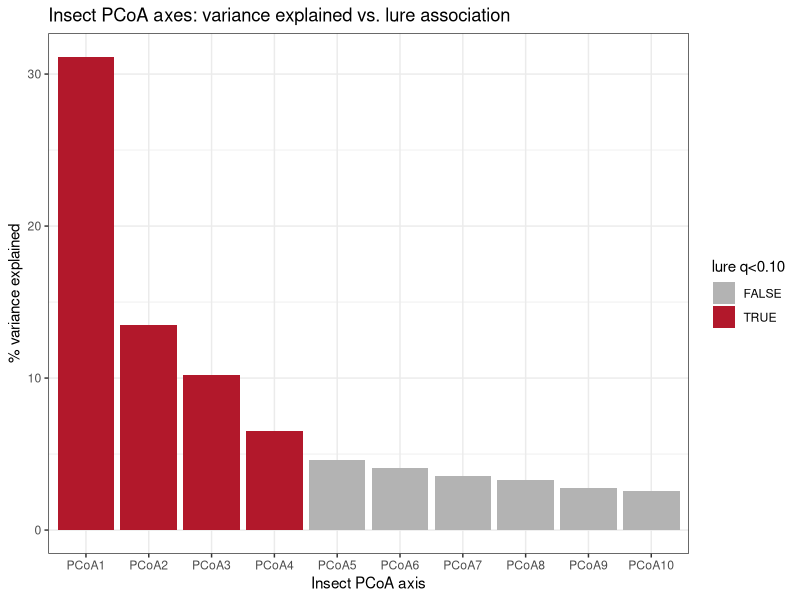
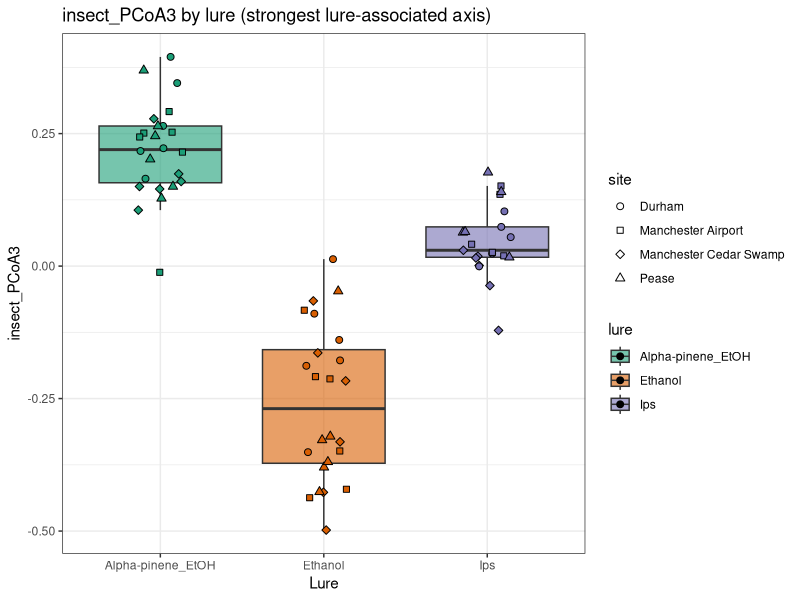
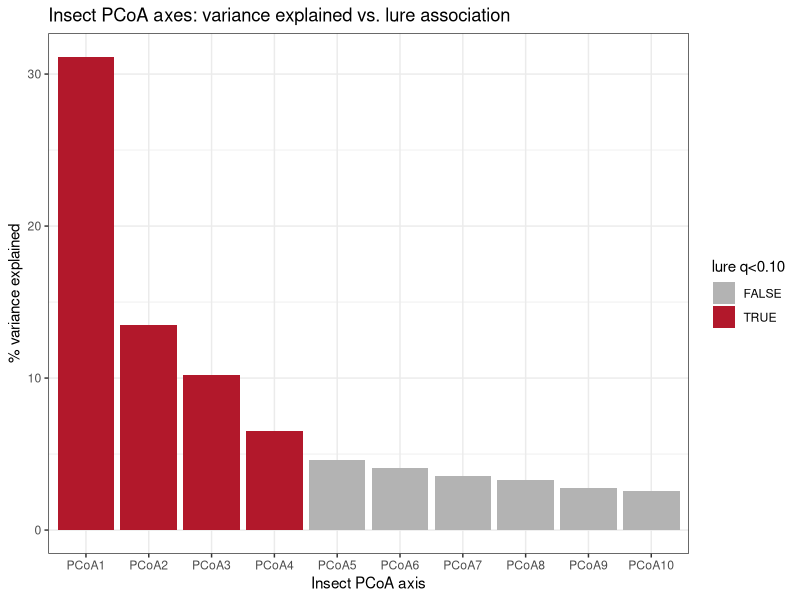
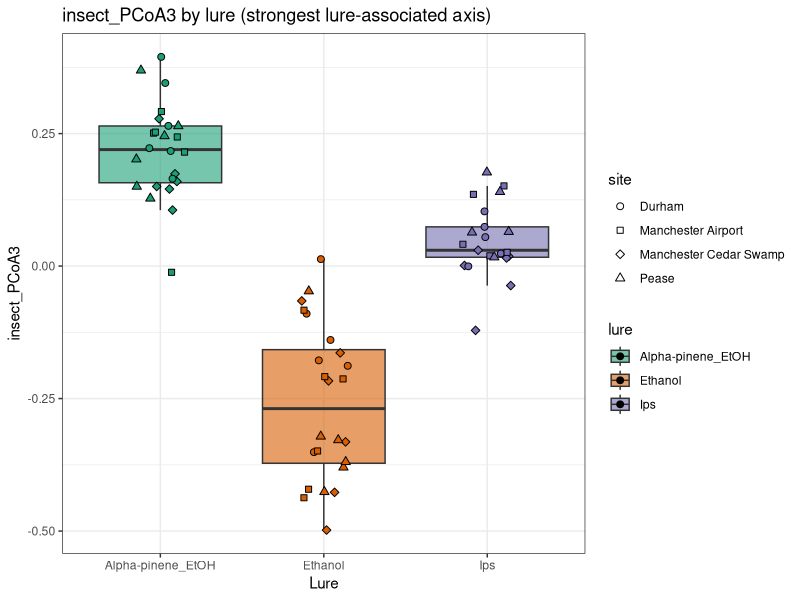

These figures' R source, in order:
##############################################################################
# Insect Community PCoA -- Which Axes Track Lure?
#
# insect_ords.R found roughly equal Site and Lure effects on the insect
# community by PERMANOVA (whole Bray-Curtis matrix). The CoCA workflow
# (insect_fungal_coca_analysis.general_workflow.r) then built a
# Hellinger+Euclidean PCoA of the same insect community and tested fungal
# taxa against only its first two axes as predictors -- PCoA1 turned out to
# be almost entirely a date/season axis (r=0.78 with collection date), and
# PCoA2 showed no association with anything. Lure explains a real (if
# smaller) share of the fungal PERMANOVA (10.1%, p=0.05,
# fungal_community_seasonality.r) despite no lure-associated taxa turning up
# in the CoCA loadings -- one explanation is that the lure signal in the
# insect community lives on a lower-variance axis (3rd, 4th, ...) that
# PCoA1/PCoA2 alone wouldn't capture, and that axis was never tested against
# fungal composition.
#
# This script does not touch the fungal data. It only asks: across the full
# set of insect PCoA axes (not just the first two), which ones are actually
# associated with lure? That determines whether it's worth extending the
# CoCA per-taxon tests (Step 5 of the CoCA script) to additional axes.
#
# Uses the same 69-sample matched insect/fungal dataset (Curculionidae +
# Latridiidae trap samples with paired ITS2 read data) as the CoCA script,
# so any axis flagged here can be plugged directly into that script's
# per-taxon test as an additional predictor.
##############################################################################

## ---- 0. Setup -------------------------------------------------------------

required_pkgs <- c("vegan", "dplyr", "tidyr", "tibble", "ggplot2")
missing_pkgs <- setdiff(required_pkgs, rownames(installed.packages()))
if (length(missing_pkgs) > 0) install.packages(missing_pkgs, repos = "https://cloud.r-project.org")

library(vegan)
library(dplyr)
library(tidyr)
library(tibble)
library(ggplot2)

set.seed(1)

## ---- 1. Load and match insect + fungal data (same as the CoCA script) -----
# Fungal data is loaded only to restrict to the same sample set used in the
# CoCA script -- fungal read counts themselves are never used below.

sp_tab <- read.csv("data/2024_insect_data/insect_species_tab.csv")
insect_meta_full <- read.csv("data/metadata/insect_community_metadata.csv")

sp_tab %>% filter(Family %in% c("Curculionidae", "Latridiidae")) -> sp_tab.curcus_latris
sp_tab.curcus_latris.t <- t(sp_tab.curcus_latris %>% select(where(is.numeric)))
colnames(sp_tab.curcus_latris.t) <- sp_tab.curcus_latris$Finest.ID

sp_tab.curcus_latris.t[, colSums(sp_tab.curcus_latris.t) > 1] -> insect_full
insect_full <- insect_full[rowSums(insect_full) > 0, ]

id_map <- insect_meta_full %>% filter(col_names %in% rownames(insect_full))
stopifnot(!any(duplicated(id_map$col_names)))

fungal_full <- read.csv("data/2024_fungi/ASV_tab.csv", row.names = 1)
shared_ids <- intersect(id_map$SequenceID, rownames(fungal_full))
cat(length(shared_ids), "of", nrow(insect_full), "insect samples have matching fungal ASV data.\n")
id_map <- id_map %>% filter(SequenceID %in% shared_ids)

insect <- insect_full[id_map$col_names, , drop = FALSE]
rownames(insect) <- id_map$SequenceID

meta <- id_map %>%
  transmute(sample_id = SequenceID, site = Site, lure = Lure, trap_id = trapID,
            date = lubridate::mdy(CollectionDate))

stopifnot(all(rownames(insect) == meta$sample_id))
cat("Matched dataset:", nrow(insect), "samples,", ncol(insect),
    "insect taxa (Curculionidae + Latridiidae).\n")

# Design check: this script's lure test relies on lure being constant within
# trap (one trap per site x lure combination) -- confirm that holds before
# using it as the permutation unit below.
trap_lure_map <- meta %>% distinct(trap_id, site, lure)
stopifnot(all(table(trap_lure_map$site, trap_lure_map$lure) == 1))
cat(nrow(trap_lure_map), "traps, one per site x lure combination, as expected.\n")

## ---- 2. Full insect PCoA (same Hellinger + Euclidean strategy as the CoCA
## script), retaining all non-trivial axes instead of just the top 2 --------
# Hellinger transform + Euclidean distance = Hellinger distance, one of the
# transformations Legendre & Gallagher (2001) recommend as a Bray-Curtis
# substitute for methods needing true Euclidean geometry (PCA, RDA, classical
# PCoA via cmdscale) -- see insect_fungal_coca_analysis.general_workflow.r
# for the same reasoning applied to just PCoA1/PCoA2.

insect_hel <- decostand(insect, method = "hellinger")
insect_dist <- vegdist(insect_hel, method = "euclidean")

max_k <- nrow(insect) - 1
insect_pcoa <- cmdscale(insect_dist, k = max_k, eig = TRUE)

cat("\nNegative eigenvalues:", sum(insect_pcoa$eig < 0),
    "of", length(insect_pcoa$eig),
    "(small/near-zero is expected numerical noise for Hellinger+Euclidean; large negative values would signal a non-Euclidean embedding)\n")

pos_eig <- insect_pcoa$eig[insect_pcoa$eig > 0]
var_explained <- pos_eig / sum(pos_eig)
cat("Variance explained by first 10 positive-eigenvalue axes:\n")
print(round(head(var_explained, 10), 4))

insect_axes <- as.data.frame(insect_pcoa$points)
colnames(insect_axes) <- paste0("insect_PCoA", seq_len(ncol(insect_axes)))
insect_axes$sample_id <- rownames(insect)

dat_base <- meta %>% left_join(insect_axes, by = "sample_id")
stopifnot(all(dat_base$sample_id == rownames(insect)))

## ---- 3. Per-axis lure association test --------------------------------------
# Lure is a trap-level constant (exactly one trap per site x lure
# combination, sampled repeatedly over dates -- see design check above), so
# it cannot be tested with the within-trap permutation used elsewhere in
# this project for taxon-level associations (that scheme permutes dates
# within a trap, which never changes a trap's lure). Instead, permute lure
# labels among the 3 traps WITHIN each site -- this preserves the site
# structure and the one-trap-per-lure design, and is the permutation that
# actually matches how lure varies in this experiment (across traps within
# a site, not across samples within a trap). With 3 lures x 4 sites, this
# is 6 possible within-site relabelings per site (3!), 6^4 = 1296 total
# distinct joint relabelings -- n_perm draws below are with replacement
# from that space.

n_axes_test <- min(10, ncol(insect_axes) - 1)
n_perm <- 999

test_axis_lure <- function(axis_vals, dat_base, trap_lure_map, n_perm) {
  dat <- dat_base
  dat$y <- axis_vals

  fit_F <- function(d) {
    m0 <- lm(y ~ site + date, data = d)
    m1 <- lm(y ~ site + lure + date, data = d)
    anova(m0, m1)[2, "F"]
  }

  obs_F <- fit_F(dat)

  perm_F <- replicate(n_perm, {
    perm_map <- trap_lure_map %>%
      group_by(site) %>%
      mutate(lure = sample(lure)) %>%
      ungroup()
    lure_lookup <- setNames(as.character(perm_map$lure), perm_map$trap_id)
    d2 <- dat
    d2$lure <- lure_lookup[d2$trap_id]
    fit_F(d2)
  })

  p_perm <- (sum(perm_F >= obs_F) + 1) / (n_perm + 1)

  # descriptive partial R2 for lure (site, date already accounted for)
  ss <- anova(lm(y ~ site + date, data = dat), lm(y ~ site + lure + date, data = dat))
  r2_lure <- NA
  full_aov <- anova(lm(y ~ site + lure + date, data = dat))
  ss_resid <- full_aov["Residuals", "Sum Sq"]
  ss_lure <- full_aov["lure", "Sum Sq"]
  r2_lure <- ss_lure / (ss_lure + ss_resid)

  c(F_stat = obs_F, r2_lure = r2_lure, p_perm = p_perm)
}

cat("\nTesting lure association for the top", n_axes_test, "insect PCoA axes",
    "(", n_perm, "trap-within-site permutations each)...\n")

axis_names <- paste0("insect_PCoA", seq_len(n_axes_test))
lure_axis_results <- bind_rows(lapply(axis_names, function(ax) {
  r <- test_axis_lure(dat_base[[ax]], dat_base, trap_lure_map, n_perm)
  data.frame(axis = ax, pct_var_explained = 100 * var_explained[as.integer(sub("insect_PCoA", "", ax))],
             F_stat = r["F_stat"], r2_lure = r["r2_lure"], p_perm = r["p_perm"])
}))
lure_axis_results$q_value <- p.adjust(lure_axis_results$p_perm, method = "BH")
lure_axis_results <- lure_axis_results %>% arrange(p_perm)

cat("\n--- Insect PCoA axes ranked by lure association ---\n")
print(lure_axis_results, row.names = FALSE)
write.csv(lure_axis_results, "data/2024_insect_data/insect_pcoa_axes.lure_association.csv", row.names = FALSE)

top_lure_axis <- lure_axis_results$axis[1]
cat("\nStrongest lure-associated axis:", top_lure_axis,
    "(p_perm =", lure_axis_results$p_perm[1], ", q =", round(lure_axis_results$q_value[1], 4),
    ", partial R2 =", round(lure_axis_results$r2_lure[1], 3), ")\n")

## ---- 4. Diagnostic plots ----------------------------------------------------

var_df <- data.frame(axis = paste0("PCoA", seq_along(var_explained)),
                      axis_num = seq_along(var_explained),
                      pct_var = 100 * var_explained) %>%
  filter(axis_num <= n_axes_test) %>%
  left_join(lure_axis_results %>% transmute(axis_num = as.integer(sub("insect_PCoA", "", axis)), q_value),
            by = "axis_num")

scree_plot <- ggplot(var_df, aes(x = reorder(axis, axis_num), y = pct_var, fill = q_value < 0.10)) +
  geom_col() +
  scale_fill_manual(values = c(`TRUE` = "#b2182b", `FALSE` = "grey70"), na.value = "grey70",
                     name = "lure q<0.10") +
  labs(x = "Insect PCoA axis", y = "% variance explained",
       title = "Insect PCoA axes: variance explained vs. lure association") +
  theme_bw()
print(scree_plot)
ggsave("figures/insect_pcoa_scree.lure_highlighted.png", scree_plot, width = 7, height = 5, dpi = 150)

top_axis_plot_dat <- dat_base %>% select(all_of(top_lure_axis), lure, site, date)
colnames(top_axis_plot_dat)[1] <- "axis_value"

top_axis_plot <- ggplot(top_axis_plot_dat, aes(x = lure, y = axis_value, fill = lure)) +
  geom_boxplot(outlier.shape = NA, alpha = 0.6) +
  geom_jitter(width = 0.15, aes(shape = site), size = 2) +
  scale_shape_manual(values = c(21, 22, 23, 24)) +
  scale_fill_brewer(palette = "Dark2") +
  labs(x = "Lure", y = top_lure_axis,
       title = paste0(top_lure_axis, " by lure (strongest lure-associated axis)")) +
  theme_bw()
print(top_axis_plot)
ggsave("figures/insect_pcoa_top_lure_axis.by_lure.png", top_axis_plot, width = 7, height = 5, dpi = 150)

cat("\nDone. Outputs written to:\n",
    "  data/2024_insect_data/insect_pcoa_axes.lure_association.csv\n",
    "  figures/insect_pcoa_scree.lure_highlighted.png\n",
    "  figures/insect_pcoa_top_lure_axis.by_lure.png\n")
